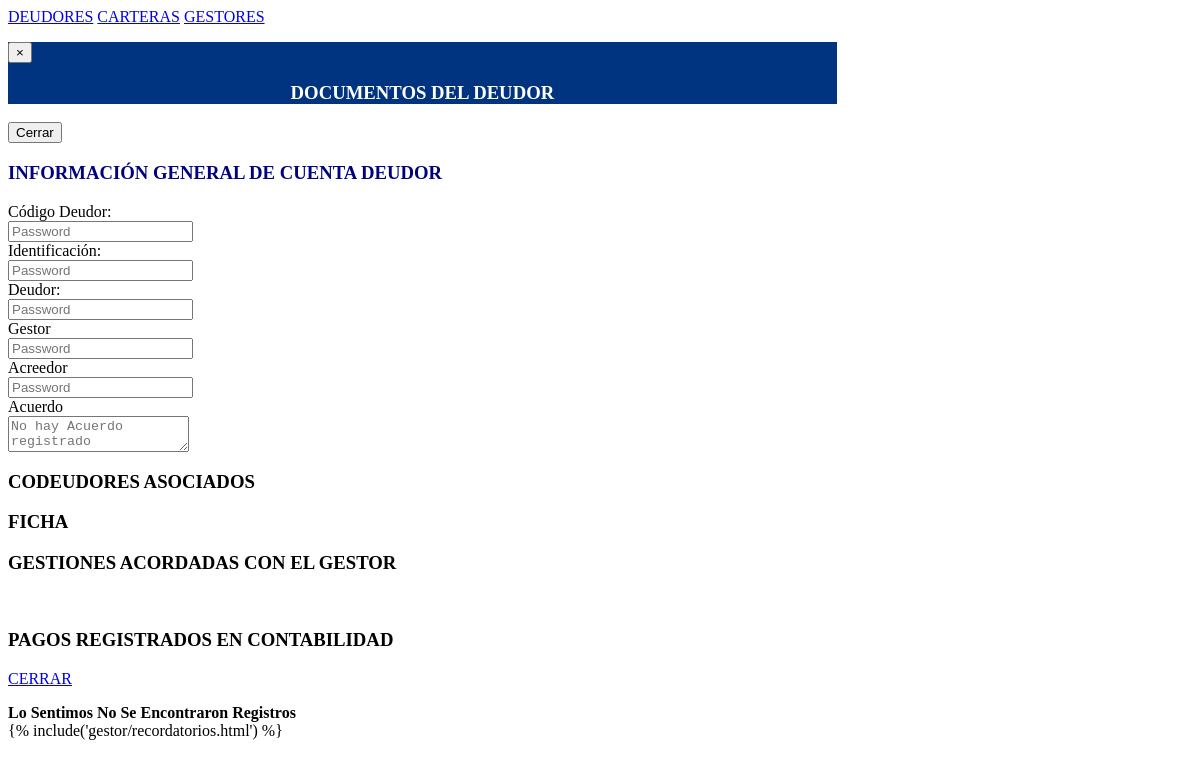
Before: /controlador/cartera/vistacarteras.php with the older database file.
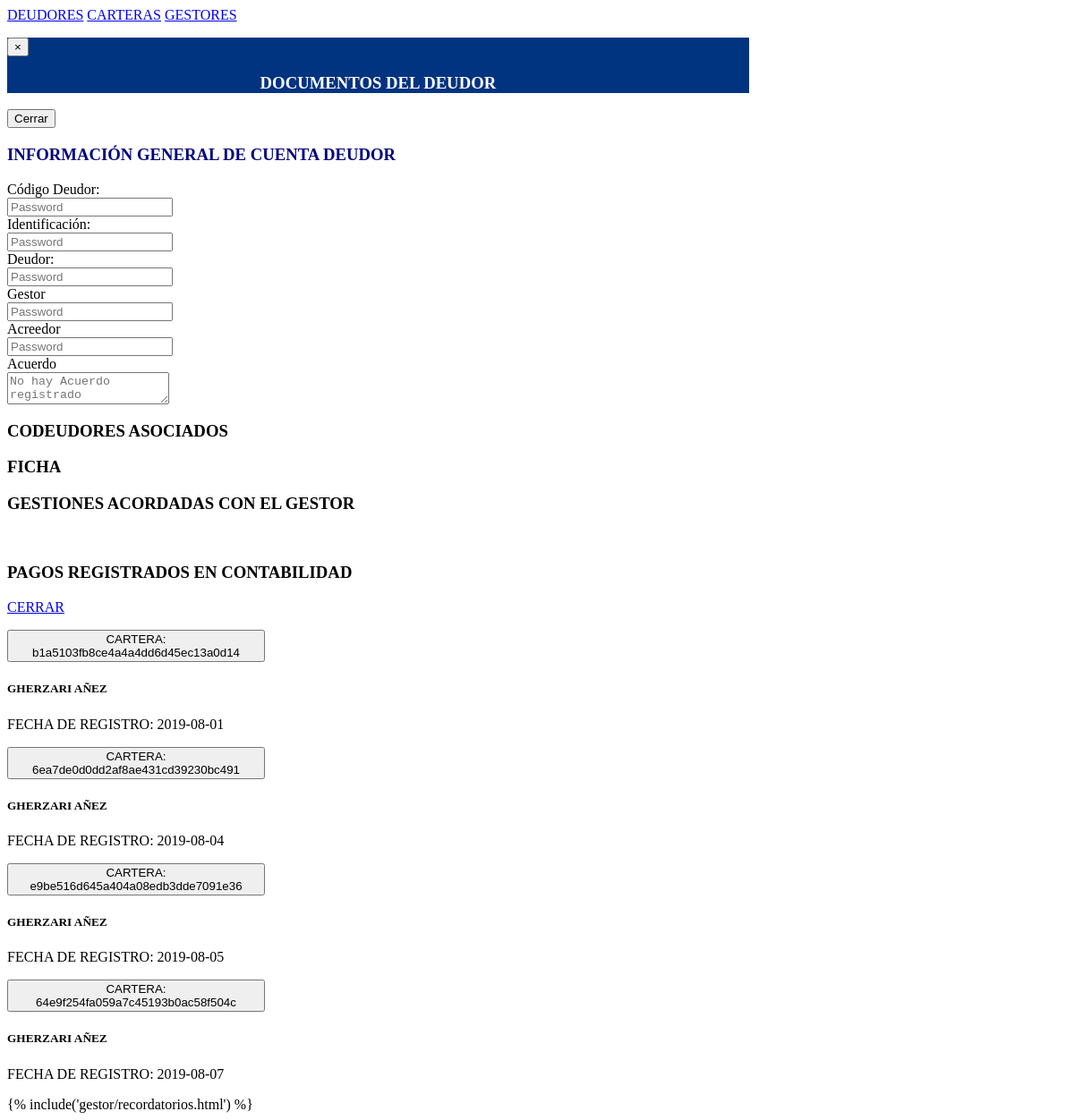
After: the same page with the newer database file.
### tables this page shows
CREATE TABLE IF NOT EXISTS `cartera` (
  `id` int(11) NOT NULL AUTO_INCREMENT,
  `token` varchar(50) NOT NULL,
  `id_acreedor` int(11) NOT NULL,
  `fecha` date NOT NULL,
  PRIMARY KEY (`id`),
  UNIQUE KEY `token_unique` (`token`),
  KEY `FK_ACREEDOR` (`id_acreedor`)
);

CREATE TABLE IF NOT EXISTS `acreedor` (
  `id` int(11) NOT NULL AUTO_INCREMENT,
  `tipo_documento` varchar(5) NOT NULL,
  `documento` varchar(20) NOT NULL,
  `razon_social` varchar(50) NOT NULL,
  PRIMARY KEY (`id`) USING BTREE,
  UNIQUE KEY `documento` (`documento`)
);

### controlador/cartera/vistas/vercarteras.php (the view)
<?php
include ('conexion.php');
$vercarteras = $cn->query("SELECT * FROM cartera  inner join acreedor on cartera.id_acreedor=acreedor.id");
 ?>
<section class="form-inline m-3 col-12">
 <?php if (mysqli_num_rows($vercarteras) != 0) {
    while ($ver = mysqli_fetch_assoc($vercarteras)) { ?>
    <div class="card border-dark mb-3 m-2" style="max-width: 18rem;">
    <div class="card-header">
    	<div class="mb-0">
        <button class="btn btn-link btn-sm">
            CARTERA: <?= $ver['token'] ?>
        </button>
      </div>
    </div>
    <div class="card-body text-dark">
      <h5 class="card-title text-center"><?= utf8_encode($ver['razon_social']) ?></h5>
      <p class="card-text">FECHA DE REGISTRO: <?= $ver['fecha'] ?></p>
    </div>
    </div>
    <?php }
    }else{ ?>
    <div class="card m-auto mb-0">
    <div class="alert alert-danger  my-5">
          <strong>Lo Sentimos No Se Encontraron Registros</strong>
    </div>
    </div>
    <?php  } ?>
</section>

Changed rows visible on the page:
added cartera: token "b1a5103fb8ce4a4a4dd6d45ec13a0d14", id_acreedor.razon_social "GHERZARI AÑEZ", fecha "2019-08-01"
added cartera: token "6ea7de0d0dd2af8ae431cd39230bc491", id_acreedor.razon_social "GHERZARI AÑEZ", fecha "2019-08-04"
added cartera: token "e9be516d645a404a08edb3dde7091e36", id_acreedor.razon_social "GHERZARI AÑEZ", fecha "2019-08-05"
added cartera: token "64e9f254fa059a7c45193b0ac58f504c", id_acreedor.razon_social "GHERZARI AÑEZ", fecha "2019-08-07"
Other visible differences:
text no longer shown: "Lo Sentimos No Se Encontraron Registros"
